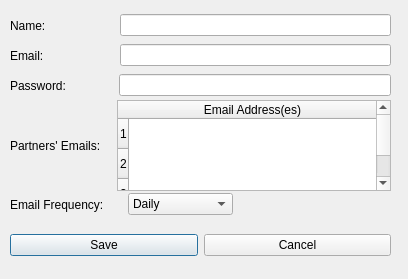
<?xml version="1.0" encoding="UTF-8"?>
<ui version="4.0">
 <class>settings_dialog</class>
 <widget class="QDialog" name="settings_dialog">
  <property name="geometry">
   <rect>
    <x>0</x>
    <y>0</y>
    <width>408</width>
    <height>279</height>
   </rect>
  </property>
  <property name="windowTitle">
   <string>Settings</string>
  </property>
  <widget class="QWidget" name="horizontalLayoutWidget">
   <property name="geometry">
    <rect>
     <x>10</x>
     <y>10</y>
     <width>381</width>
     <height>31</height>
    </rect>
   </property>
   <layout class="QHBoxLayout" name="horizontalLayout">
    <item>
     <widget class="QLabel" name="name_label">
      <property name="text">
       <string>Name:</string>
      </property>
     </widget>
    </item>
    <item>
     <spacer name="horizontalSpacer">
      <property name="orientation">
       <enum>Qt::Horizontal</enum>
      </property>
      <property name="sizeType">
       <enum>QSizePolicy::Fixed</enum>
      </property>
      <property name="sizeHint" stdset="0">
       <size>
        <width>68</width>
        <height>20</height>
       </size>
      </property>
     </spacer>
    </item>
    <item>
     <widget class="QLineEdit" name="name_textbox"/>
    </item>
   </layout>
  </widget>
  <widget class="QWidget" name="horizontalLayoutWidget_2">
   <property name="geometry">
    <rect>
     <x>10</x>
     <y>40</y>
     <width>381</width>
     <height>31</height>
    </rect>
   </property>
   <layout class="QHBoxLayout" name="horizontalLayout_2">
    <item>
     <widget class="QLabel" name="email_label">
      <property name="text">
       <string>Email:</string>
      </property>
     </widget>
    </item>
    <item>
     <spacer name="horizontalSpacer_2">
      <property name="orientation">
       <enum>Qt::Horizontal</enum>
      </property>
      <property name="sizeType">
       <enum>QSizePolicy::Fixed</enum>
      </property>
      <property name="sizeHint" stdset="0">
       <size>
        <width>70</width>
        <height>20</height>
       </size>
      </property>
     </spacer>
    </item>
    <item>
     <widget class="QLineEdit" name="email_textbox"/>
    </item>
   </layout>
  </widget>
  <widget class="QWidget" name="horizontalLayoutWidget_3">
   <property name="geometry">
    <rect>
     <x>10</x>
     <y>70</y>
     <width>381</width>
     <height>31</height>
    </rect>
   </property>
   <layout class="QHBoxLayout" name="horizontalLayout_3">
    <item>
     <widget class="QLabel" name="password_label">
      <property name="text">
       <string>Password:</string>
      </property>
     </widget>
    </item>
    <item>
     <spacer name="horizontalSpacer_3">
      <property name="orientation">
       <enum>Qt::Horizontal</enum>
      </property>
      <property name="sizeType">
       <enum>QSizePolicy::Fixed</enum>
      </property>
      <property name="sizeHint" stdset="0">
       <size>
        <width>47</width>
        <height>9</height>
       </size>
      </property>
     </spacer>
    </item>
    <item>
     <widget class="QLineEdit" name="password_textbox">
      <property name="echoMode">
       <enum>QLineEdit::Password</enum>
      </property>
     </widget>
    </item>
   </layout>
  </widget>
  <widget class="QWidget" name="horizontalLayoutWidget_4">
   <property name="geometry">
    <rect>
     <x>10</x>
     <y>100</y>
     <width>381</width>
     <height>91</height>
    </rect>
   </property>
   <layout class="QHBoxLayout" name="horizontalLayout_5">
    <item>
     <widget class="QLabel" name="partner_email_label">
      <property name="text">
       <string>Partners' Emails:</string>
      </property>
     </widget>
    </item>
    <item>
     <spacer name="horizontalSpacer_4">
      <property name="orientation">
       <enum>Qt::Horizontal</enum>
      </property>
      <property name="sizeType">
       <enum>QSizePolicy::Fixed</enum>
      </property>
      <property name="sizeHint" stdset="0">
       <size>
        <width>10</width>
        <height>9</height>
       </size>
      </property>
     </spacer>
    </item>
    <item>
     <widget class="QTableWidget" name="tableWidget">
      <property name="showGrid">
       <bool>false</bool>
      </property>
      <property name="rowCount">
       <number>3</number>
      </property>
      <property name="columnCount">
       <number>1</number>
      </property>
      <attribute name="horizontalHeaderStretchLastSection">
       <bool>true</bool>
      </attribute>
      <row/>
      <row/>
      <row/>
      <column>
       <property name="text">
        <string>Email Address(es)</string>
       </property>
       <property name="toolTip">
        <string extracomment="Enter your partners' email addresses within the table"/>
       </property>
       <property name="textAlignment">
        <set>AlignHCenter|AlignVCenter|AlignCenter</set>
       </property>
      </column>
     </widget>
    </item>
   </layout>
  </widget>
  <widget class="QWidget" name="horizontalLayoutWidget_6">
   <property name="geometry">
    <rect>
     <x>10</x>
     <y>220</y>
     <width>381</width>
     <height>51</height>
    </rect>
   </property>
   <layout class="QHBoxLayout" name="horizontalLayout_7">
    <item>
     <widget class="QPushButton" name="save_button">
      <property name="cursor">
       <cursorShape>PointingHandCursor</cursorShape>
      </property>
      <property name="text">
       <string>Save</string>
      </property>
     </widget>
    </item>
    <item>
     <widget class="QPushButton" name="cancel_button">
      <property name="cursor">
       <cursorShape>PointingHandCursor</cursorShape>
      </property>
      <property name="text">
       <string>Cancel</string>
      </property>
     </widget>
    </item>
   </layout>
  </widget>
  <widget class="QWidget" name="horizontalLayoutWidget_5">
   <property name="geometry">
    <rect>
     <x>10</x>
     <y>190</y>
     <width>223</width>
     <height>29</height>
    </rect>
   </property>
   <layout class="QHBoxLayout" name="horizontalLayout_6">
    <item>
     <widget class="QLabel" name="email_frequency_label">
      <property name="text">
       <string>Email Frequency:</string>
      </property>
     </widget>
    </item>
    <item>
     <spacer name="horizontalSpacer_5">
      <property name="orientation">
       <enum>Qt::Horizontal</enum>
      </property>
      <property name="sizeType">
       <enum>QSizePolicy::Fixed</enum>
      </property>
      <property name="sizeHint" stdset="0">
       <size>
        <width>6</width>
        <height>20</height>
       </size>
      </property>
     </spacer>
    </item>
    <item>
     <widget class="QComboBox" name="email_frequency_combo_box">
      <property name="cursor">
       <cursorShape>PointingHandCursor</cursorShape>
      </property>
      <item>
       <property name="text">
        <string>Daily</string>
       </property>
      </item>
      <item>
       <property name="text">
        <string>Weekly</string>
       </property>
      </item>
     </widget>
    </item>
   </layout>
  </widget>
 </widget>
 <tabstops>
  <tabstop>name_textbox</tabstop>
  <tabstop>email_textbox</tabstop>
  <tabstop>password_textbox</tabstop>
  <tabstop>tableWidget</tabstop>
  <tabstop>email_frequency_combo_box</tabstop>
  <tabstop>save_button</tabstop>
  <tabstop>cancel_button</tabstop>
 </tabstops>
 <resources/>
 <connections/>
</ui>
